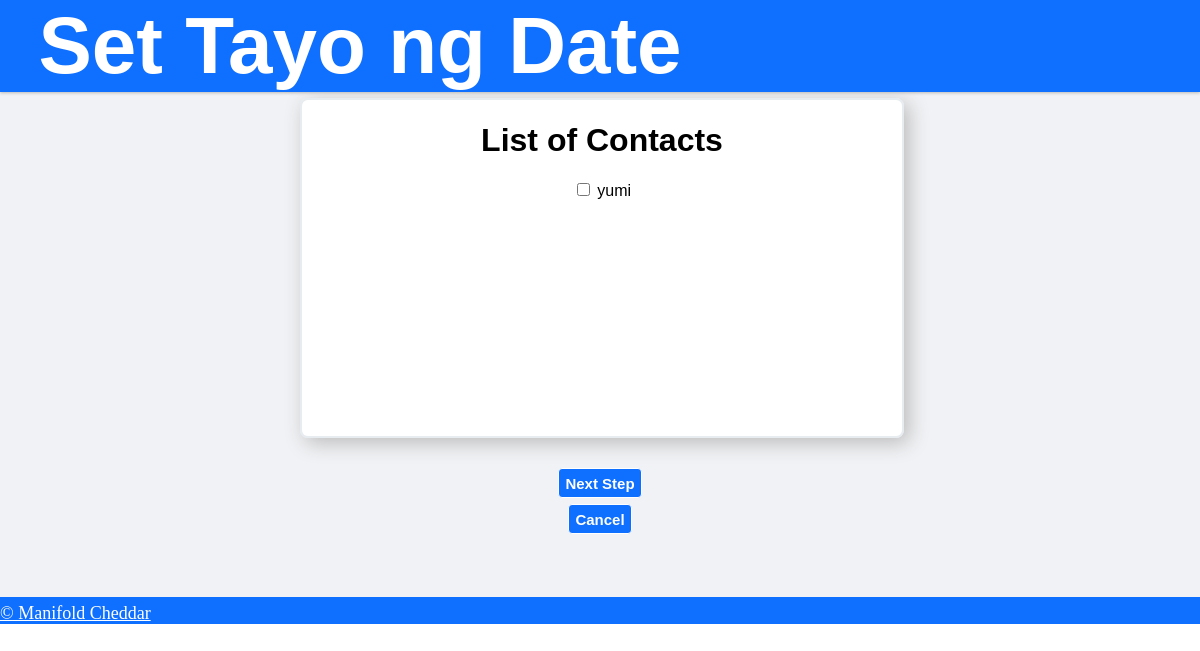
The app's page /createmeetup/ (signed in), older data.
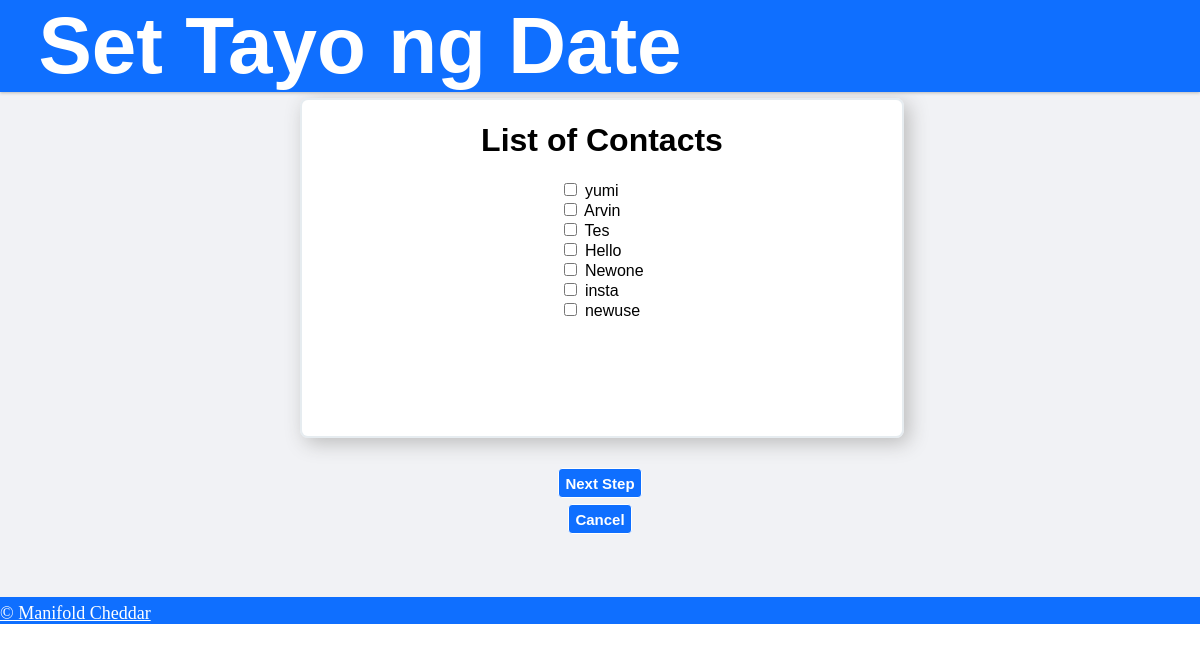
The same page, newer data.
### std/models.py (models this page shows, shortened)
class User(models.Model):
    username = models.CharField(max_length=20)
    password = models.CharField(max_length=256)
    name = models.CharField(max_length=256)
    @classmethod
    def all(cls):
        return User.objects.all()

### std/views.py (the view)
# urls.py: url(r'^createmeetup/$', views.createmeetup, name='createmeetup'),
def createmeetup(request):
    try:
        curr_ID = request.session['curr_ID']
    except:
        return redirect(index)
    toPass = []
    for i in User.all():
        if i.id == curr_ID:
            continue
        toAppend = []
        toAppend.append(i.id)
        toAppend.append(i.name)
        toPass.append(toAppend)
    return render(request,'std/createmeetup.html', {'names': toPass})

### std/templates/std/createmeetup.html (shortened to what this page needs)
{% extends 'std/base.html' %}
{% block content %}
<div class = "divbody">
			{% if names%}
				<div class = "cmuform">
				<h1>List of Contacts</h1>
				<form action="{% url 'createmeetup2' %}" method="post">
				<div class="list">
				<div class="userlist">
				{% for i in names%}
					<input type="checkbox" name="users" value="{{ i.0 }}"> {{ i.1 }} <br>
				{% endfor %}
				</div>
				</div>
				</div>
				<div class="cmubuttons">
					<input type="submit" value="Next Step" class="stdbuttons">
						<form action="{% url 'profile' %}">
						<input type="submit" value="Cancel" class="stdbuttons">
					</form>
				</div>
			{% endif %}
</div>
{% endblock %}

### std/templates/std/base.html (shortened to what this page needs)
<!DOCTYPE html>
{% load staticfiles %}
<html>
<head>
	<link rel = "stylesheet" href = "{% static 'css/std.css' %}">
</head>
<body>
	<div class = "navbar">
		<div id = "bannertitle"><h1><a href = "{% url 'index'%}">Set Tayo ng Date<a></h1></div>
	</div>
  		<main>
    		{% block content %}
    		{% endblock %}
  		</main>
  	<footer id="foot">
    	<a href="">&copy; Manifold Cheddar</a>
  	</footer>
</body>
</html>

### std/static/css/std.css (style rules this page uses)
body { margin: 0; padding: 0; }
main { width: 100%; padding-top: 7%; }
.navbar { background-color: #0f6fff; color: white; position: fixed; width: 100%; z-index: 100; box-shadow: 0px 1px 3px #bbbbbb; }
#bannertitle h1 { font-size:80px; font-family: arial, sans-serif; padding: 0; margin: 0; width: 100%; }
#bannertitle a { color: white; text-decoration: none; }
#bannertitle { width: 60%; display: inline-block; text-align: center; }
input[type=submit], button[type=submit] { cursor:pointer; }
.stdbuttons { color: white; background-color: #0f6fff; border: 1px solid white; border-radius: 4px; font-size: 15px; font-weight: bold; height: 30px; margin-top: 1%; }
#foot { background-color: #0f6fff; padding-top: 0.5% }
#foot > a { color: white; font-size: 18px; }
.divbody { background-color: #f1f2f5; padding: 0.2% 0 2% 0; }
.cmubuttons { width:50%; margin-left:25%; margin-bottom: 3.2%; text-align: center; }
.cmuform { width: 50%; font-family: arial, sans-serif; color: black; border: 2px solid #e6ecf0; margin: 1% 0 2% 25%; overflow-y:auto; text-align: center; padding: 0 0 3% 0; border-radius: 8px; box-shadow: 5px 5px 20px #bbbbbb; height: 300px; background-color:white; }
.list { overflow-y: auto; height:240px; }
.userlist { text-align:left; display: inline-block; }

Row changes from the older to the newer data that the page shows:
added User: name "Arvin"
added User: name "Tes"
added User: name "Hello"
added User: name "Newone"
added User: name "insta"
added User: name "newuse"
